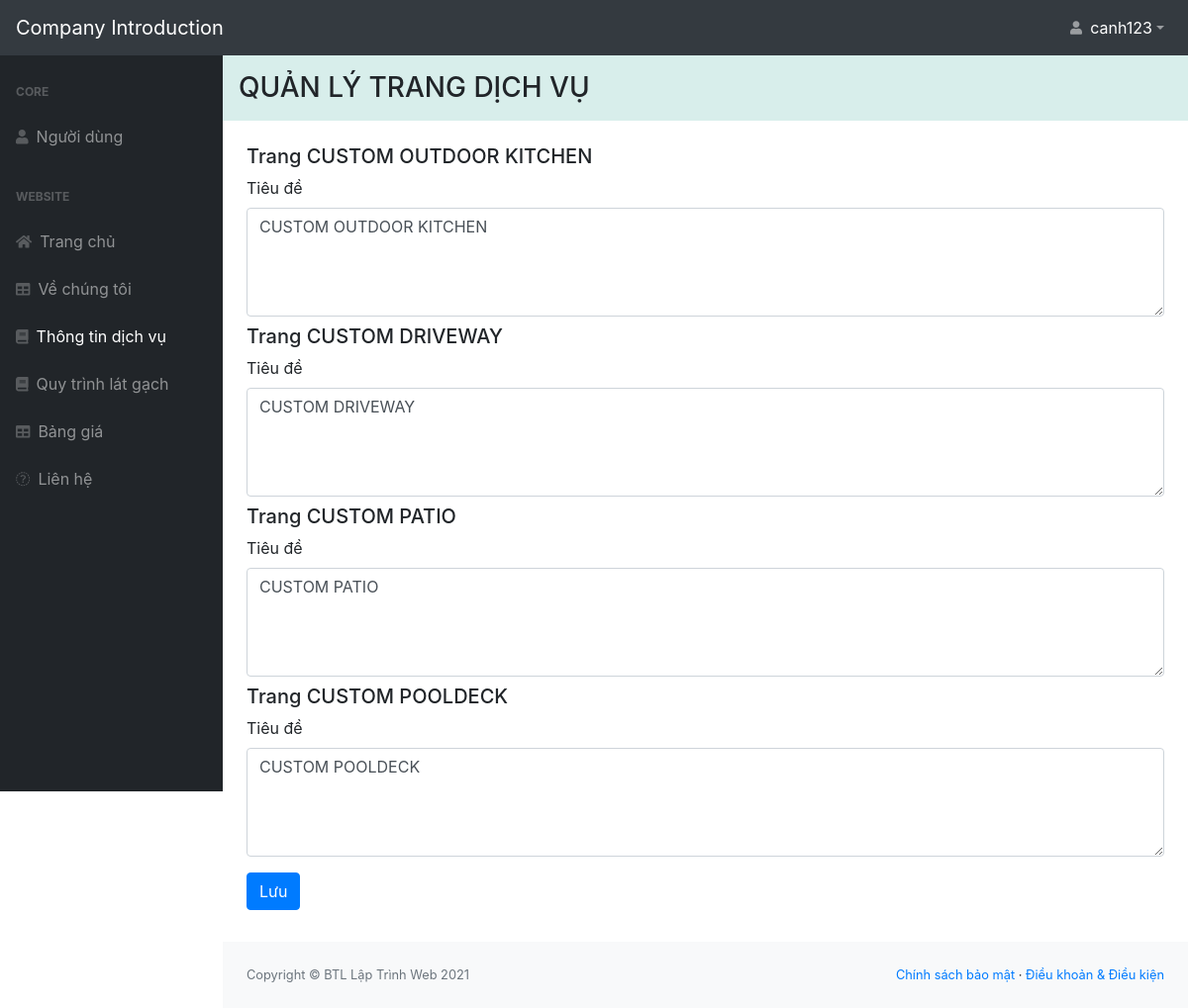
Page /admin/service-info.php (signed in) on the committed database.
### tables this page shows
CREATE TABLE `service_info` (
  `id` int(11) NOT NULL,
  `page` text NOT NULL,
  `title` text NOT NULL
);

### admin/service-info.php (the view, shortened to what this page needs)
<?php
include 'conn.php';
?>
<!DOCTYPE html>
<html lang="en">
<head>
    <link rel="stylesheet" href="https://maxcdn.bootstrapcdn.com/bootstrap/4.4.1/css/bootstrap.min.css">
    <link href="../css/style-admin.css" rel="stylesheet" type="text/css">
</head>
<body class="sb-nav-fixed">
    <?php
        if (isset($_SESSION["username"])) {
    ?>
    <?php
        $sql = "SELECT * FROM `service_info`";
        $result = mysqli_query($conn, $sql);
        $rows = [];
        while($row = mysqli_fetch_array($result))
        {
            $rows[] = $row;
        }
    ?>
    <nav class="sb-topnav navbar navbar-expand navbar-dark bg-dark">
        <a class="navbar-brand" href="index.html">Company Introduction</a>
        <ul class="navbar-nav ml-auto">
            <li class="nav-item dropdown">
                <a class="nav-link dropdown-toggle" id="userDropdown" href="#" role="button" data-toggle="dropdown"
                    aria-haspopup="true" aria-expanded="false">
                    <i class="fas fa-user fa-fw pr-2"></i><span class="text-white"><?php echo $_SESSION["username"]; ?></span></a>
            </li>
        </ul>
    </nav>
    <div id="layoutSidenav">
        <div id="layoutSidenav_nav">
            <nav class="sb-sidenav accordion sb-sidenav-dark" id="sidenavAccordion">
                <div class="sb-sidenav-menu">
                    <div class="nav">
                        <div class="sb-sidenav-menu-heading">Core</div>
                        <a class="nav-link" href="users.php">
                            <div class="sb-nav-link-icon"><i class="fa fa-user"></i></div>
                            Người dùng
                        </a>
                        <div class="sb-sidenav-menu-heading">Website</div>
                        <a class="nav-link" href="index.php">
                            <div class="sb-nav-link-icon"><i class="fa fa-home"></i></div>
                            Trang chủ
                        </a>
                        <a class="nav-link" href="about-us.php">
                            <div class="sb-nav-link-icon"><i class="fas fa-table"></i></div>
                            Về chúng tôi
                        </a>
                        <a class="nav-link" style="color:#fff;" href="service-info.php">
                            <div class="sb-nav-link-icon"><i class="fa fa-book"></i></div>
                            Thông tin dịch vụ
                        </a>
                        <a class="nav-link" href="process-paving.php">
                            <div class="sb-nav-link-icon"><i class="fa fa-book"></i></div>
                            Quy trình lát gạch
                        </a>
                        <a class="nav-link" href="pricing.php">
                            <div class="sb-nav-link-icon"><i class="fas fa-table"></i></div>
                            Bảng giá
                        </a>
                        <a class="nav-link" href="contact-us.php">
                            <div class="sb-nav-link-icon"><i class="fa fa-picture-o"></i></div>
                            Liên hệ
                        </a>
                    </div>
                </div>
            </nav>
        </div>
        <div id="layoutSidenav_content">
            <main class="pb-3">
                <div class="container-fluid px-0">
                    <h3 class="pl-3 py-3 admin-title">QUẢN LÝ TRANG DỊCH VỤ</h3>
                    <div class="px-4 mt-4">
                        <form id="indexFrm" method="post" action="<?php echo htmlspecialchars($_SERVER["PHP_SELF"]);?>">
                        <?php
                            echo "<div class=\"mt-2\">";
                            echo "<h5>Trang " . $rows[0]['page'] . "</h5>";
                            echo "</div>";
                            echo "<div class=\"form-group\">";
                            echo "<label>Tiêu đề</label>";
                            echo "<textarea class=\"form-control\" name=\"title_1\" rows=\"4\" cols=\"50\">" . $rows[0]['title'] . "</textarea>";
                            echo "<div class=\"mt-2\">";
                            echo "<h5>Trang " . $rows[1]['page'] . "</h5>";
                            echo "</div>";
                            echo "<div class=\"form-group\">";
                            echo "<label>Tiêu đề</label>";
                            echo "<textarea class=\"form-control\" name=\"title_2\" rows=\"4\" cols=\"50\">" . $rows[1]['title'] . "</textarea>";
                            echo "<div class=\"mt-2\">";
                            echo "<h5>Trang " . $rows[2]['page'] . "</h5>";
                            echo "</div>";
                            echo "<div class=\"form-group\">";
                            echo "<label>Tiêu đề</label>";
                            echo "<textarea class=\"form-control\" name=\"title_3\" rows=\"4\" cols=\"50\">" . $rows[2]['title'] . "</textarea>";
                            echo "<div class=\"mt-2\">";
                            echo "<h5>Trang " . $rows[3]['page'] . "</h5>";
                            echo "</div>";
                            echo "<div class=\"form-group\">";
                            echo "<label>Tiêu đề</label>";
                            echo "<textarea class=\"form-control\" name=\"title_4\" rows=\"4\" cols=\"50\">" . $rows[3]['title'] . "</textarea>";
                            echo "</div>";
                            echo "<button type=\"submit\" id=\"btn-index\" class=\"btn btn-primary\">Lưu</button>";
                        ?>
                        </form>
                    </div>
                </div>
            </main>
            <footer class="footer py-4 bg-light mt-auto">
                <div class="container-fluid">
                    <div class="d-flex align-items-center justify-content-between small">
                        <div class="text-muted">Copyright © BTL Lập Trình Web 2021</div>
                        <div>
                            <a href="#">Chính sách bảo mật</a>
                            &middot;
                            <a href="#">Điều khoản &amp; Điều kiện</a>
                        </div>
                    </div>
                </div>
            </footer>
        </div>
        <?php
            } else {
                header('location:login.php');
            }
        ?>
</body>
</html>

### css/style-admin.css (style rules this page uses)
.nav { display: flex; flex-wrap: wrap; padding-left: 0; margin-bottom: 0; list-style: none; }
.nav-link { display: block; padding: 0.5rem 1rem; }
.navbar { position: relative; display: flex; flex-wrap: wrap; align-items: center; justify-content: space-between; padding: 0.5rem 1rem; }
.navbar-brand { display: inline-block; padding-top: 0.3125rem; padding-bottom: 0.3125rem; margin-right: 1rem; font-size: 1.25rem; line-height: inherit; white-space: nowrap; }
.navbar-nav { display: flex; flex-direction: column; padding-left: 0; margin-bottom: 0; list-style: none; }
.navbar-nav .nav-link { padding-right: 0; padding-left: 0; }
.navbar-expand { flex-flow: row nowrap; justify-content: flex-start; }
.navbar-expand .navbar-nav { flex-direction: row; }
.navbar-expand .navbar-nav .nav-link { padding-right: 0.5rem; padding-left: 0.5rem; }
.navbar-dark .navbar-brand { color: #fff; }
.navbar-dark .navbar-nav .nav-link { color: rgba(255, 255, 255, 0.5); }
.fixed-top, .sb-nav-fixed #layoutSidenav #layoutSidenav_nav, .sb-nav-fixed .sb-topnav { position: fixed; top: 0; right: 0; left: 0; z-index: 1030; }
html, body { height: 100%; }
.container, .container-fluid, .container-sm, .container-md, .container-lg, .container-xl { padding-left: 1.5rem; padding-right: 1.5rem; }
#layoutSidenav { display: flex; }
#layoutSidenav #layoutSidenav_nav { flex-basis: 225px; flex-shrink: 0; transition: transform 0.15s ease-in-out; z-index: 1038; transform: translateX(-225px); }
#layoutSidenav #layoutSidenav_content { position: relative; display: flex; flex-direction: column; justify-content: space-between; min-width: 0; flex-grow: 1; min-height: calc(100vh - 56px); margin-left: -225px; }
@media (min-width: 992px) { #layoutSidenav #layoutSidenav_nav { transform: translateX(0); } }
@media (min-width: 992px) { #layoutSidenav #layoutSidenav_content { margin-left: 0; transition: margin 0.15s ease-in-out; } }
.sb-nav-fixed .sb-topnav { z-index: 1039; }
.sb-nav-fixed #layoutSidenav #layoutSidenav_nav { width: 225px; height: 100vh; z-index: 1038; }
.sb-nav-fixed #layoutSidenav #layoutSidenav_nav .sb-sidenav { padding-top: 56px; }
.sb-nav-fixed #layoutSidenav #layoutSidenav_nav .sb-sidenav .sb-sidenav-menu { overflow-y: auto; }
.sb-nav-fixed #layoutSidenav #layoutSidenav_content { padding-left: 225px; top: 56px; }
.nav .nav-link .sb-nav-link-icon, .sb-sidenav-menu .nav-link .sb-nav-link-icon { margin-right: 0.5rem; }
.sb-topnav { padding-left: 0; height: 56px; z-index: 1039; }
.sb-topnav .navbar-brand { width: 225px; padding-left: 1rem; padding-right: 1rem; margin: 0; }
.sb-sidenav { display: flex; flex-direction: column; height: 100%; flex-wrap: nowrap; }
.sb-sidenav .sb-sidenav-menu { flex-grow: 1; }
.sb-sidenav .sb-sidenav-menu .nav { flex-direction: column; flex-wrap: nowrap; }
.sb-sidenav .sb-sidenav-menu .nav .sb-sidenav-menu-heading { padding: 1.75rem 1rem 0.75rem; font-size: 0.75rem; font-weight: bold; text-transform: uppercase; }
.sb-sidenav .sb-sidenav-menu .nav .nav-link { display: flex; align-items: center; padding-top: 0.75rem; padding-bottom: 0.75rem; position: relative; }
.sb-sidenav .sb-sidenav-menu .nav .nav-link .sb-nav-link-icon { font-size: 0.9rem; }
.sb-sidenav-dark { background-color: #212529; color: rgba(255, 255, 255, 0.5); }
.sb-sidenav-dark .sb-sidenav-menu .sb-sidenav-menu-heading { color: rgba(255, 255, 255, 0.25); }
.sb-sidenav-dark .sb-sidenav-menu .nav-link { color: rgba(255, 255, 255, 0.5); }
.sb-sidenav-dark .sb-sidenav-menu .nav-link .sb-nav-link-icon { color: rgba(255, 255, 255, 0.25); }
.admin-title { background-color: #d8eeeb; margin: 0; }

### rows in the picture
service_info: page "CUSTOM OUTDOOR KITCHEN", title_1 "CUSTOM OUTDOOR KITCHEN"
service_info: page "CUSTOM DRIVEWAY", title_2 "CUSTOM DRIVEWAY"
service_info: page "CUSTOM PATIO", title_3 "CUSTOM PATIO"
service_info: page "CUSTOM POOLDECK", title_4 "CUSTOM POOLDECK"

### other values in the picture
$_SESSION["username"] "canh123"
